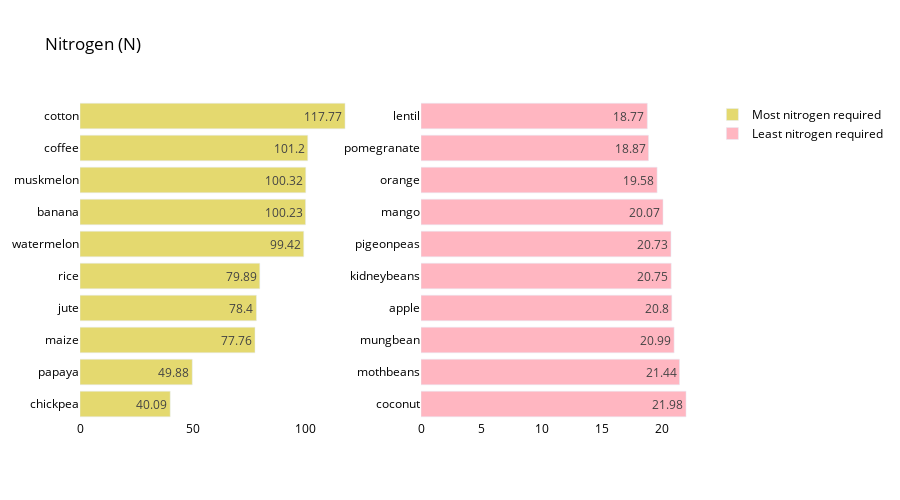

The notebook cell this image was saved under:
### Markdown cell above
<h3 style='color:red'>Nitrogen Analysis</h3>

### Code cell
crop_summary_N = crop_summary.sort_values(by='N', ascending=False)
  
fig = make_subplots(rows=1, cols=2)

top = {
    'y' : crop_summary_N['N'][0:10].sort_values().index,
    'x' : crop_summary_N['N'][0:10].sort_values()
}

last = {
    'y' : crop_summary_N['N'][-10:].index,
    'x' : crop_summary_N['N'][-10:]
}

fig.add_trace(
    go.Bar(top,
           name="Most nitrogen required",
           marker_color=random.choice(colorarr),
           orientation='h',
          text=top['x']),
    
    row=1, col=1
)

fig.add_trace(
    go.Bar(last,
           name="Least nitrogen required",
           marker_color=random.choice(colorarr),
           orientation='h',
          text=last['x']),
    row=1, col=2
)
fig.update_traces(texttemplate='%{text}', textposition='inside')
fig.update_layout(title_text="Nitrogen (N)",
                  plot_bgcolor='white',
                  font_size=12, 
                  font_color='black',
                 height=500)

fig.update_xaxes(showgrid=False)
fig.update_yaxes(showgrid=False)
fig.show()

### Figure 1 — Plotly figure (JSON) as saved in the notebook; plotly's stock layout.template omitted (floating-point values rounded to 4 significant figures)
{"data": [{"marker": {"color": "#E4d96f"}, "name": "Most nitrogen required", "orientation": "h", "text": [40.09, 49.88, 77.76, 78.4, 79.89, 99.42, 100.2, 100.3, 101.2, 117.8], "textposition": "inside", "texttemplate": "%{text}", "type": "bar", "x": [40.09, 49.88, 77.76, 78.4, 79.89, 99.42, 100.2, 100.3, 101.2, 117.8], "xaxis": "x", "y": ["chickpea", "papaya", "maize", "jute", "rice", "watermelon", "banana", "muskmelon", "coffee", "cotton"], "yaxis": "y"}, {"marker": {"color": "#Ffb6c1"}, "name": "Least nitrogen required", "orientation": "h", "text": [21.98, 21.44, 20.99, 20.8, 20.75, 20.73, 20.07, 19.58, 18.87, 18.77], "textposition": "inside", "texttemplate": "%{text}", "type": "bar", "x": [21.98, 21.44, 20.99, 20.8, 20.75, 20.73, 20.07, 19.58, 18.87, 18.77], "xaxis": "x2", "y": ["coconut", "mothbeans", "mungbean", "apple", "kidneybeans", "pigeonpeas", "mango", "orange", "pomegranate", "lentil"], "yaxis": "y2"}], "layout": {"font": {"color": "black", "size": 12}, "height": 500, "plot_bgcolor": "white", "title": {"text": "Nitrogen (N)"}, "xaxis": {"anchor": "y", "domain": [0, 0.45], "showgrid": false}, "xaxis2": {"anchor": "y2", "domain": [0.55, 1], "showgrid": false}, "yaxis": {"anchor": "x", "domain": [0, 1], "showgrid": false}, "yaxis2": {"anchor": "x2", "domain": [0, 1], "showgrid": false}}}
